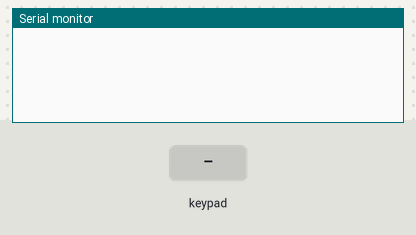
Simulated run of this sketch. Board: Arduino Uno, built with avr-gcc and run on an emulated ATmega328P. Shown: the last lines printed to the serial monitor. The inputs (shaded band) are chosen by the test bench.

Above: at 1.2 s.
1.3 s: key '1' pressed
At 1.7 s:
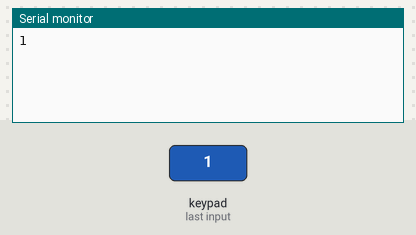
2.8 s: keypad keys 7 2 3 5 # pressed 0.4 s apart
At 5.2 s:
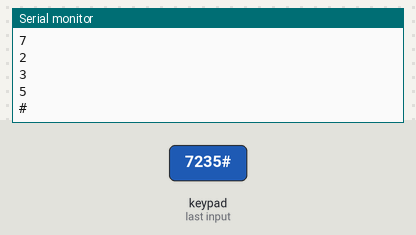
6.3 s: key '*' pressed
At 7.5 s:
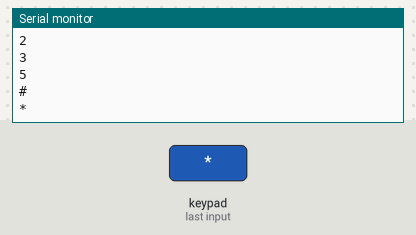
7.8 s: keypad keys 6 1 2 4 pressed 0.4 s apart
At 10.0 s:
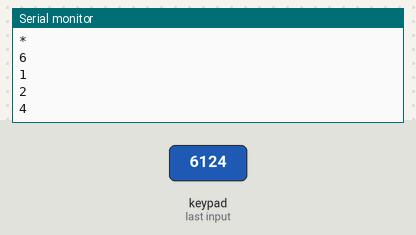
Timing chart, 0 to 11.5 s (numbered marks = the images above; inputs shaded):
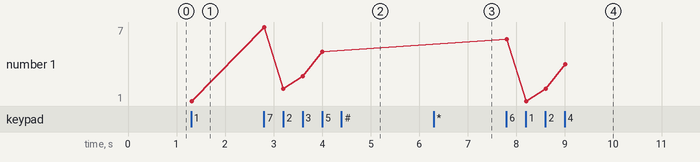

Measured:
- after the input at 1.3 s, the serial monitor: prints a new line at once (image 1)
- after the input at 2.8 s, the serial monitor: prints a new line at once (image 2)
- after the input at 6.3 s, the serial monitor: prints a new line at once (image 3)
- after the input at 7.8 s, the serial monitor: prints a new line at once (image 4)
- plotted number 1: 1 → 5 after the input at 2.8 s, 5 → 4 after the input at 7.8 s

The sketch:

keypad.ino
```cpp
// Keypad library
// http://www.arduino.cc/playground/code/Keypad
#include <Keypad.h>

// How many rows and columns on the keypad
const byte ROWS = 4;
const byte COLS = 3;

// Where the keypad characters are placed
char keys[ROWS][COLS] = {
  {'1','2','3'},
  {'4','5','6'},
  {'7','8','9'},
  {'*','0','#'}
};

// Maps keypad to Arduino pins
// http://dlnmh9ip6v2uc.cloudfront.net/datasheets/Components/General/SparkfunCOM-08653_Datasheet.pdf
byte rowPins[ROWS] = {7, 2, 3, 5};
byte colPins[COLS] = {6, 12, 4};

// Instiate the keypad library
Keypad keypad = Keypad( makeKeymap( keys ), rowPins, colPins, ROWS, COLS );

// Setup the Arduino to send serial data
void setup()
{
  Serial.begin( 9600 );
}

// Loop
void loop()
{
  // Get the key from the keypad
  char key = keypad.getKey();

  // If there is something there
  // Send the data along the serial output
  if( key != NO_KEY )
  {
    Serial.println( String( key ) );
  }
}
```
